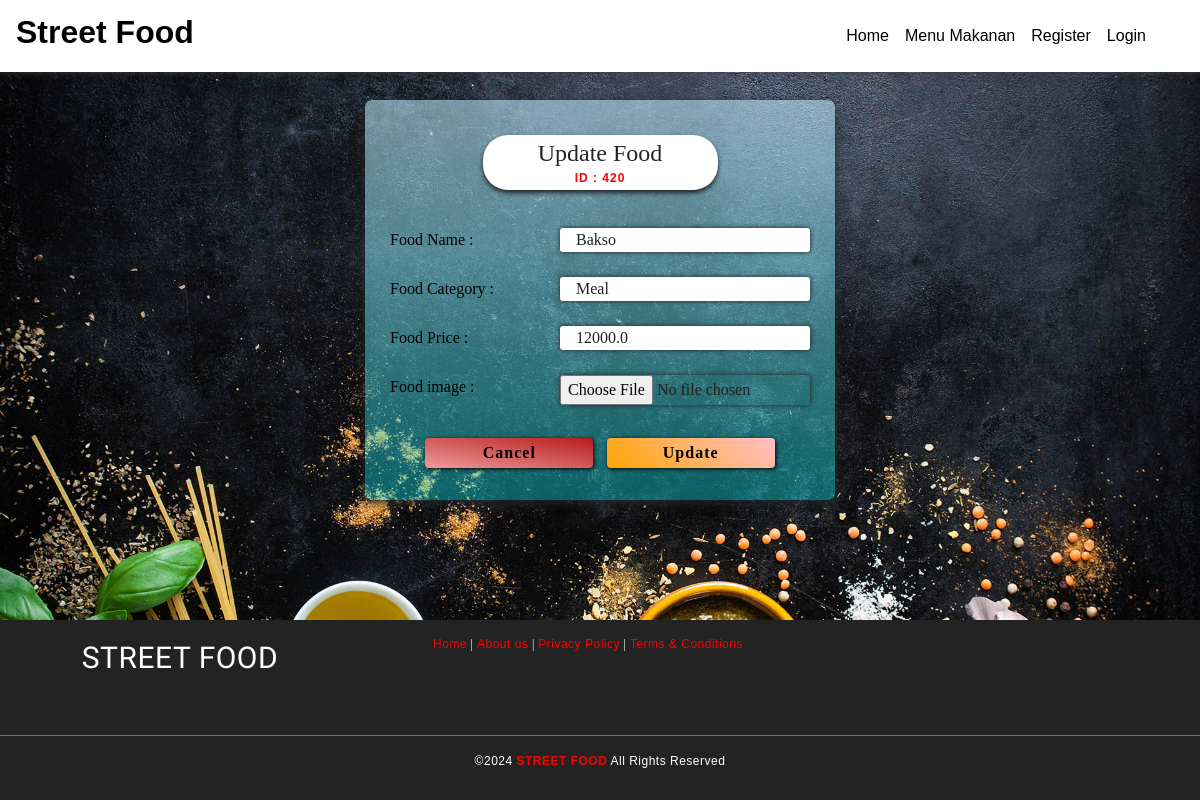
Screenshot of /getfood/42 with the database file from the repository.
### foodapp/models.py (models this page shows)
class Food(models.Model):
	FoodId    = models.AutoField(primary_key=True)
	FoodName  = models.CharField(max_length=30)
	FoodCat   = models.CharField(max_length=30)
	FoodPrice = models.FloatField(max_length=15)
	FoodImage = models.ImageField(upload_to='media',default='')
	class Meta:
		db_table = "FP_Food"

### foodapp/views.py (the view)
# urls.py: path('getfood/<int:FoodId>',views.getfood),
def getfood(request,FoodId):
	foods = Food.objects.get(FoodId=FoodId)
	return render(request,'updatefood.html',{'f':foods})

### Templates/foodapp/updatefood.html (shortened to what this page needs)
<!DOCTYPE html>
<html lang="en" dir="ltr">
  <head>
	{% load static %}
    <link rel="stylesheet" type="text/css" href="{% static 'css/imperial_style.css' %}" />
    <link rel="stylesheet" type="text/css" href="{% static 'css/master.css' %}" />
    <link rel="stylesheet" href="https://use.fontawesome.com/releases/v5.7.2/css/all.css">
    <link rel="stylesheet" href="https://use.fontawesome.com/releases/v5.3.1/css/all.css">
<link rel="stylesheet" href="https://stackpath.bootstrapcdn.com/bootstrap/4.4.1/css/bootstrap.min.css">
  </head>
    <nav class="navbar navbar-expand-lg navbar-light" style="position: fixed;width:100%;background-image: linear-gradient(180deg,#FFF,#FFF);box-shadow: 0px 0px 7px 0px #404040;">
      <a class="navbar-brand" href="/"><h2 style="color:black;font-family:sans-serif;font-weight:bolder;"><b>Street Food</b></h2></a>
      <div class="collapse navbar-collapse" id="navbarSupportedContent">
        <ul class="navbar-nav" style="margin-left:auto!important;margin-right:30px;">
          <li class="nav-item active">
            <a class="nav-link" id="nav-link" href="home">Home <span class="sr-only">(current)</span></a>
          </li>
          <li class="nav-item active">
            <a class="nav-link" id="nav-link" href=" /allfood">Menu Makanan <span class="sr-only">(current)</span></a>
          </li>
          {% if request.session.CustId is None and request.session.AdminId is None %}
          <li class="nav-item active">
            <a class="nav-link" id="nav-link" href=" /addcustomer">Register <span class="sr-only">(current)</span></a>
          </li>
          {% endif %}
          {% if request.session.CustId is None and request.session.AdminId is None %}
          <li class="nav-item active">
            <a class="nav-link" id="nav-link" href=" /login">Login <span class="sr-only">(current)</span></a>
          </li>
          {% endif %}
        </ul>
      </div>
    </nav>
      <main>
        <center><div class="middle-admin-reg">
          <center ><legend style="margin-top:25px;box-shadow:0px 3px 5px;width:50%;background:white;border-radius:25px;font-family: 'Courgette', cursive;">Update Food<h5 style="font-size:50%;color:RED;padding-bottom:5px;letter-spacing:1px;"><b>ID : {{f.FoodId}}0</b></h5></legend></center>
          <div class="form-container">
            <form class="myform-container" enctype="multipart/form-data" action="/editfood/{{f.FoodId}}" method="post">{% csrf_token %}
            <span class="entry-box">Food Name : <input type="text" name="FoodName" value="{{f.FoodName}}"></span>
            <span class="entry-box">Food Category : <input type="text" name="FoodCat" value="{{f.FoodCat}}" required></span>
            <span class="entry-box">Food Price : <input type="tel" name="FoodPrice" maxlength="6"  value="{{f.FoodPrice}}" required></span>
            <span class="entry-box">Food image : <input type="file" class="valid" name="FoodImage" style="padding-left:0px" required/></span>
            <center><br/><button type="reset"class="butn" style="margin-top:10px;background-image: linear-gradient(190deg, rgba(183,28,28 ,1), rgba(239,154,154 ,1));" name="button">Cancel</button>
            &nbsp;&nbsp;<button type="submit"class="butn" style="margin-top:10px;"  name="button">Update</button>
              </center>
            </form>
          </div>
        </div></center>
      </main>
    <footer>
      <div class="foot-con">
        <div class="fo-cont-1">
            STREET FOOD
        </div>
        <div class="fo-cont-2">
          <a class="ext-link" href="#">Home</a> |
            <a class="ext-link" href="#">About us</a> |
              <a class="ext-link" href="#">Privacy Policy</a> |
                <a class="ext-link" href="#">Terms & Conditions</a>
        </div>
      </div><hr style="background-color: grey;margin-top:0px;"/>
      ©<script type='text/javascript'>var creditsyear = new Date();document.write(creditsyear.getFullYear());</script> <a class="ext-link" href="/"><b>STREET FOOD</b></a> All Rights Reserved
    </footer>
  </body>
</html>

### foodapp/static/css/imperial_style.css (style rules this page uses)
* { margin: 0; padding: 0; font-family: sans-serif; box-sizing: border-box; text-decoration: none; }
a { color: red; }
#nav-link { font-family: sans-serif; font-weight: 400; color:black; }
footer { margin-top: 10px; padding-top: 15px; padding-bottom: 30px; background-color: #232323; color: white; font-family: sans-serif; font-size:12px; font-weight: normal; letter-spacing: 0.5px; text-align: center; flex-shrink: 0; }
.foot-con { width: 100%; height: 100px; overflow: hidden; }
.fo-cont-1 { width:30%; float: left; text-align: center; font-size: 30px; font-weight: normal; color: ; font-family: 'Bevan', cursive; overflow: hidden; }
.fo-cont-2 { width:38%; float: left; font-size: 12px; text-align: center; font-weight: normal; color: ; font-family: 'Ultra', serif; overflow: hidden; }

### foodapp/static/css/master.css (style rules this page uses)
* { margin: 0; padding: 0; font-family: sans-serif; box-sizing: border-box; text-decoration: none; }
.middle-admin-reg { margin-top: 50px; margin-bottom: 50px; border-radius: 7px; background-image: linear-gradient(180deg, #c0ecfd91, #07f8ff5c); width: 470px; height: 400px; overflow: hidden; position: ; box-shadow:0px 3px 10px; padding-top: 10px; }
.form-container { padding-top: 10px; padding-bottom: 10px; align-items: center; padding-left: 25px; padding-right: 25px; border-radius: 5px; }
.entry-box { color: black; display: block; padding: 5px 0 5px 0; margin-top: 15px; font-family: sans-serif; font-family: 'Sriracha', cursive; text-align: left; }
.entry-box input { float: right; width: 250px; outline: none; color: rgba(33,33,33 ,1); border: none; border-radius: 3px; box-shadow: 0.1px 0.1px 5px; padding: 0 16px 0 16px; }
.butn { margin-top: 25px; border: none;outline: none; font-family: sans-serif; font-weight: bold; width: 40%; font-size: 100%; height: 30px; background-image: linear-gradient(40deg,orange, pink);; padding-left: 10px; padding-right: 10px; border-radius: 4px; box-shadow: 1px 1px 4px; letter-spacing: 1px; font-family: 'Sriracha', cursive; }
main { margin-top: 50px; flex: 1 0 auto; }
footer { margin-top: 10px; padding-top: 15px; padding-bottom: 30px; background-color: #232323; color: white; font-family: sans-serif; font-size:12px; font-weight: normal; letter-spacing: 0.5px; text-align: center; flex-shrink: 0; }
.ext-link { color: red; }
.foot-con { width: 100%; height: 100px; overflow: hidden; }
.fo-cont-1 { width:30%; float: left; text-align: center; font-size: 30px; font-weight: normal; color: ; font-family: 'Bevan', cursive; overflow: hidden; }
.fo-cont-2 { width:38%; float: left; font-size: 12px; text-align: center; font-weight: normal; color: ; font-family: 'Ultra', serif; overflow: hidden; }

### rows the page displays
Food: FoodId "42", FoodName "Bakso", FoodCat "Meal", FoodPrice "12000.0"
